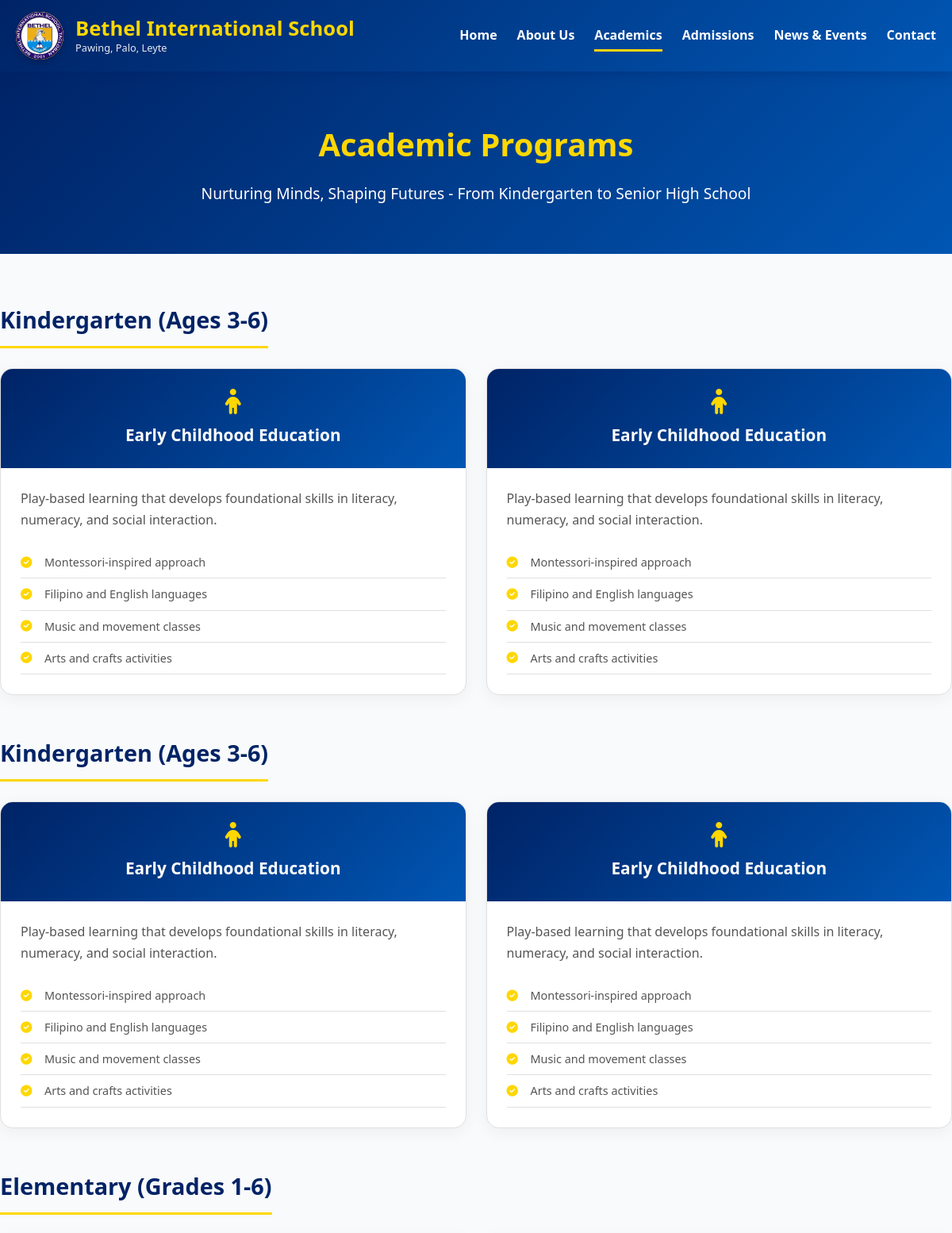
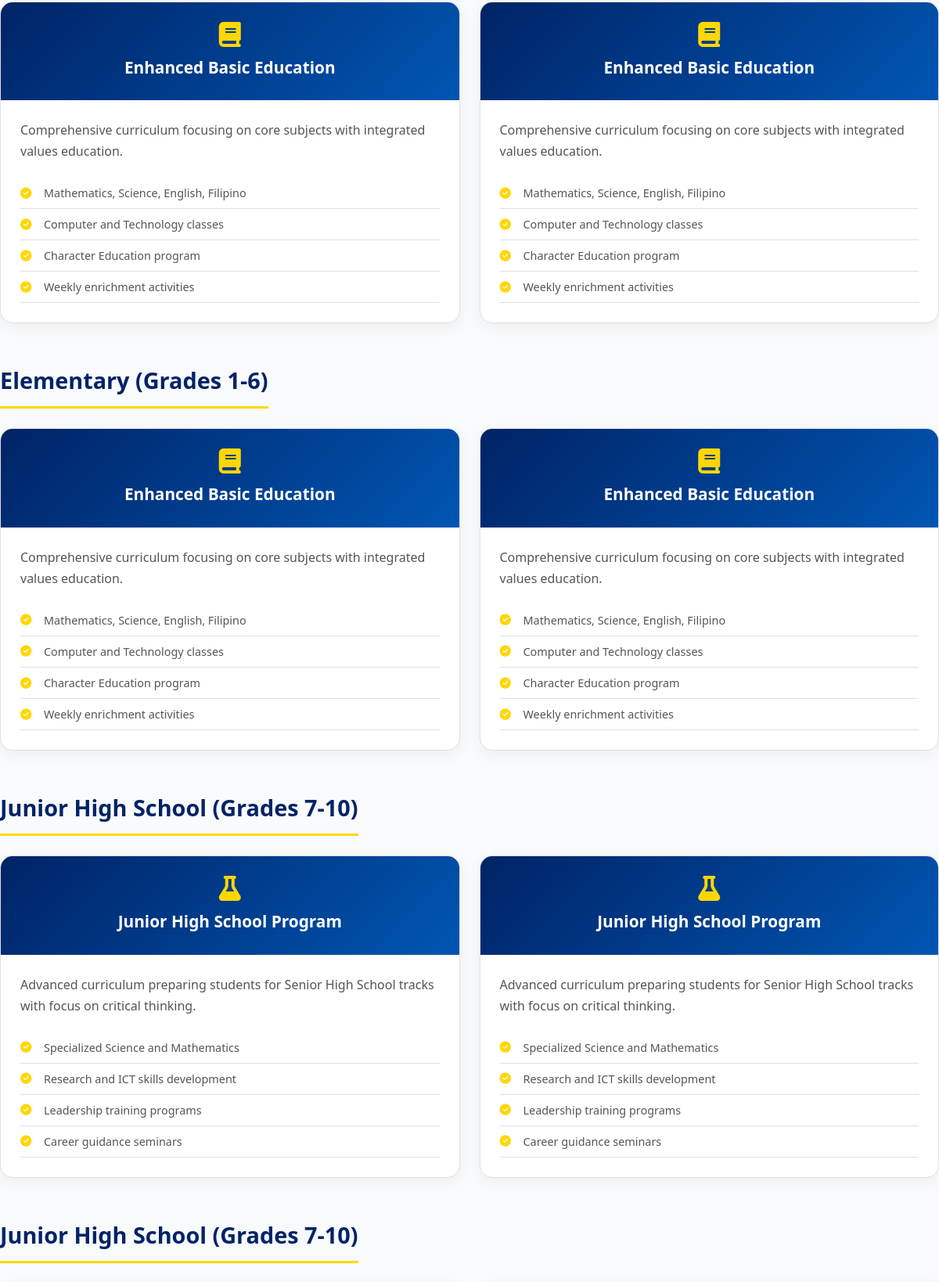
The page /academics.php (upper part) on the database its author committed (2 pictures, top to bottom).
### tables this page shows
CREATE TABLE `academic_levels` (
  `id` int(11) NOT NULL,
  `level_name` varchar(100) NOT NULL,
  `display_order` int(11) DEFAULT 0,
  `status` enum('active','inactive') DEFAULT 'active',
  `created_at` timestamp NOT NULL DEFAULT current_timestamp()
);

CREATE TABLE `academic_programs` (
  `id` int(11) NOT NULL,
  `level_id` int(11) DEFAULT NULL,
  `title` varchar(200) NOT NULL,
  `description` text DEFAULT NULL,
  `features` text DEFAULT NULL,
  `icon_class` varchar(100) DEFAULT 'fas fa-graduation-cap',
  `display_order` int(11) DEFAULT 0,
  `status` enum('active','inactive') DEFAULT 'active',
  `created_at` timestamp NOT NULL DEFAULT current_timestamp()
);

### academics.php (the view, shortened to what this page needs)
<?php
require_once 'includes/db.php';
$levels = $pdo->query("SELECT * FROM academic_levels WHERE status='active' ORDER BY display_order")->fetchAll();
$programs = $pdo->query("SELECT p.*, l.level_name FROM academic_programs p LEFT JOIN academic_levels l ON p.level_id = l.id WHERE p.status='active' ORDER BY l.display_order, p.display_order")->fetchAll();
$programs_by_level = [];
foreach($programs as $program) {
    $programs_by_level[$program['level_name']][] = $program;
}
include 'includes/header.php';
?>
<div class="container" style="padding: 60px 0;">
    <?php foreach($levels as $level): ?>
        <?php if(isset($programs_by_level[$level['level_name']])): ?>
        <div class="level-section">
            <h2 class="level-title"><?php echo htmlspecialchars($level['level_name']); ?></h2>
            <div class="programs-grid">
                <?php foreach($programs_by_level[$level['level_name']] as $program): ?>
                <div class="program-card">
                    <div class="program-header">
                        <i class="<?php echo htmlspecialchars(isset($program['icon_class']) ? $program['icon_class'] : 'fas fa-graduation-cap'); ?>"></i>
                        <h3><?php echo htmlspecialchars($program['title']); ?></h3>
                    </div>
                    <div class="program-body">
                        <p class="program-description"><?php echo nl2br(htmlspecialchars($program['description'])); ?></p>
                        <?php
                        $features = json_decode($program['features'], true);
                        if(is_array($features) && count($features) > 0):
                        ?>
                        <ul class="program-features">
                            <?php foreach($features as $feature): ?>
                            <li><i class="fas fa-check-circle"></i> <?php echo htmlspecialchars($feature); ?></li>
                            <?php endforeach; ?>
                        </ul>
                        <?php endif; ?>
                    </div>
                </div>
                <?php endforeach; ?>
            </div>
        </div>
        <?php endif; ?>
    <?php endforeach; ?>
</div>
<?php include 'includes/footer.php'; ?>

### css/style.css (style rules this page uses)
* { margin: 0; padding: 0; box-sizing: border-box; font-family: 'Segoe UI', Roboto, system-ui, sans-serif; }
:root { --primary-color: #002366; --secondary-color: #0056b3; --accent-color: #FFD700; --light-color: #ffffff; --dark-color: #1a1a2e; --gray-light: #f8fafc; --gray-border: #e0e0e0; --text-gray: #555; --body-bg: #f8fafc; }
body { line-height: 1.6; color: var(--dark-color); background-color: var(--body-bg); }
.container { width: 100%; max-width: 1200px; margin: 0 auto; padding: 0 20px; }

### rows shown on the page
academic_levels: level_name "Kindergarten (Ages 3-6)"
academic_programs: title "Early Childhood Education", description "Play-based learning that develops foundational skills in literacy, numeracy, and social interaction.", features "Montessori-inspired approach", features "Filipino and English languages", features "Music and movement classes", features "Arts and crafts activities"
academic_programs: title "Early Childhood Education", description "Play-based learning that develops foundational skills in literacy, numeracy, and social interaction.", features "Montessori-inspired approach", features "Filipino and English languages", features "Music and movement classes", features "Arts and crafts activities"
academic_levels: level_name "Kindergarten (Ages 3-6)"
academic_levels: level_name "Elementary (Grades 1-6)"
academic_programs: title "Enhanced Basic Education", description "Comprehensive curriculum focusing on core subjects with integrated values education.", features "Mathematics, Science, English, Filipino", features "Computer and Technology classes", features "Character Education program", features "Weekly enrichment activities"
academic_programs: title "Enhanced Basic Education", description "Comprehensive curriculum focusing on core subjects with integrated values education.", features "Mathematics, Science, English, Filipino", features "Computer and Technology classes", features "Character Education program", features "Weekly enrichment activities"
academic_levels: level_name "Elementary (Grades 1-6)"
academic_levels: level_name "Junior High School (Grades 7-10)"
academic_programs: title "Junior High School Program", description "Advanced curriculum preparing students for Senior High School tracks with focus on critical thinking.", features "Specialized Science and Mathematics", features "Research and ICT skills development", features "Leadership training programs", features "Career guidance seminars"
academic_programs: title "Junior High School Program", description "Advanced curriculum preparing students for Senior High School tracks with focus on critical thinking.", features "Specialized Science and Mathematics", features "Research and ICT skills development", features "Leadership training programs", features "Career guidance seminars"
academic_levels: level_name "Junior High School (Grades 7-10)"

### other values the page prints
$banner_title "Academic Programs"
$banner_subtitle "Nurturing Minds, Shaping Futures - From Kindergarten to Senior High School"
